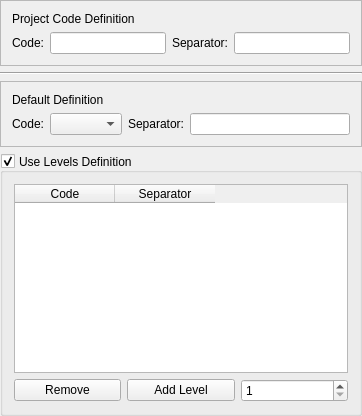
<?xml version="1.0" encoding="UTF-8"?>
<ui version="4.0">
 <author>Dag Andersen &lt;danders@get2net.dk&gt;</author>
 <class>KPlato::WBSDefinitionPanelBase</class>
 <widget class="QWidget" name="KPlato::WBSDefinitionPanelBase">
  <property name="geometry">
   <rect>
    <x>0</x>
    <y>0</y>
    <width>362</width>
    <height>416</height>
   </rect>
  </property>
  <layout class="QVBoxLayout" name="verticalLayout_3">
   <property name="margin">
    <number>0</number>
   </property>
   <item>
    <widget class="QFrame" name="frame_2">
     <property name="toolTip">
      <string comment="@info:tooltip Work Breakdown Structure code">Define WBS code for the project</string>
     </property>
     <property name="frameShape">
      <enum>QFrame::StyledPanel</enum>
     </property>
     <property name="frameShadow">
      <enum>QFrame::Raised</enum>
     </property>
     <layout class="QVBoxLayout" name="verticalLayout_2">
      <item>
       <widget class="QLabel" name="label_2">
        <property name="text">
         <string>Project Code Definition</string>
        </property>
       </widget>
      </item>
      <item>
       <layout class="QHBoxLayout" name="horizontalLayout_2">
        <item>
         <widget class="QLabel" name="textLabel1_2">
          <property name="text">
           <string>Code:</string>
          </property>
          <property name="wordWrap">
           <bool>false</bool>
          </property>
          <property name="buddy">
           <cstring>projectCode</cstring>
          </property>
         </widget>
        </item>
        <item>
         <widget class="QLineEdit" name="projectCode"/>
        </item>
        <item>
         <widget class="QLabel" name="textLabel1_3_3">
          <property name="text">
           <string>Separator:</string>
          </property>
          <property name="wordWrap">
           <bool>false</bool>
          </property>
          <property name="buddy">
           <cstring>projectSeparator</cstring>
          </property>
         </widget>
        </item>
        <item>
         <widget class="QLineEdit" name="projectSeparator"/>
        </item>
       </layout>
      </item>
     </layout>
    </widget>
   </item>
   <item>
    <widget class="Line" name="line_2">
     <property name="orientation">
      <enum>Qt::Horizontal</enum>
     </property>
    </widget>
   </item>
   <item>
    <widget class="QFrame" name="frame">
     <property name="toolTip">
      <string comment="@info:tooltip Work Breakdown Structure code">Define default WBS code</string>
     </property>
     <property name="frameShape">
      <enum>QFrame::StyledPanel</enum>
     </property>
     <property name="frameShadow">
      <enum>QFrame::Raised</enum>
     </property>
     <layout class="QVBoxLayout" name="verticalLayout">
      <item>
       <widget class="QLabel" name="label">
        <property name="text">
         <string>Default Definition</string>
        </property>
       </widget>
      </item>
      <item>
       <layout class="QHBoxLayout" name="horizontalLayout">
        <item>
         <widget class="QLabel" name="textLabel1">
          <property name="text">
           <string>Code:</string>
          </property>
          <property name="wordWrap">
           <bool>false</bool>
          </property>
          <property name="buddy">
           <cstring>defaultCode</cstring>
          </property>
         </widget>
        </item>
        <item>
         <widget class="QComboBox" name="defaultCode">
          <property name="sizeAdjustPolicy">
           <enum>QComboBox::AdjustToContents</enum>
          </property>
         </widget>
        </item>
        <item>
         <widget class="QLabel" name="textLabel1_3_2">
          <property name="text">
           <string>Separator:</string>
          </property>
          <property name="wordWrap">
           <bool>false</bool>
          </property>
          <property name="buddy">
           <cstring>defaultSeparator</cstring>
          </property>
         </widget>
        </item>
        <item>
         <widget class="QLineEdit" name="defaultSeparator"/>
        </item>
       </layout>
      </item>
     </layout>
    </widget>
   </item>
   <item>
    <widget class="QGroupBox" name="levelsGroup">
     <property name="toolTip">
      <string comment="@info:tooltip Work Breakdown Structure code">Define separate WBS codes for individual levels</string>
     </property>
     <property name="title">
      <string>Use Levels Definition</string>
     </property>
     <property name="alignment">
      <set>Qt::AlignLeading|Qt::AlignLeft|Qt::AlignVCenter</set>
     </property>
     <property name="checkable">
      <bool>true</bool>
     </property>
     <layout class="QGridLayout" name="gridLayout">
      <item row="0" column="0" colspan="3">
       <widget class="QTableWidget" name="levelsTable">
        <property name="columnCount">
         <number>2</number>
        </property>
        <column>
         <property name="text">
          <string>Code</string>
         </property>
        </column>
        <column>
         <property name="text">
          <string>Separator</string>
         </property>
        </column>
       </widget>
      </item>
      <item row="1" column="0">
       <widget class="QPushButton" name="removeBtn">
        <property name="text">
         <string>Remove</string>
        </property>
       </widget>
      </item>
      <item row="1" column="1">
       <widget class="QPushButton" name="addBtn">
        <property name="text">
         <string>Add Level</string>
        </property>
       </widget>
      </item>
      <item row="1" column="2">
       <widget class="QSpinBox" name="level">
        <property name="minimum">
         <number>1</number>
        </property>
        <property name="value">
         <number>1</number>
        </property>
       </widget>
      </item>
     </layout>
    </widget>
   </item>
  </layout>
 </widget>
 <layoutdefault spacing="6" margin="11"/>
 <resources/>
 <connections/>
</ui>
